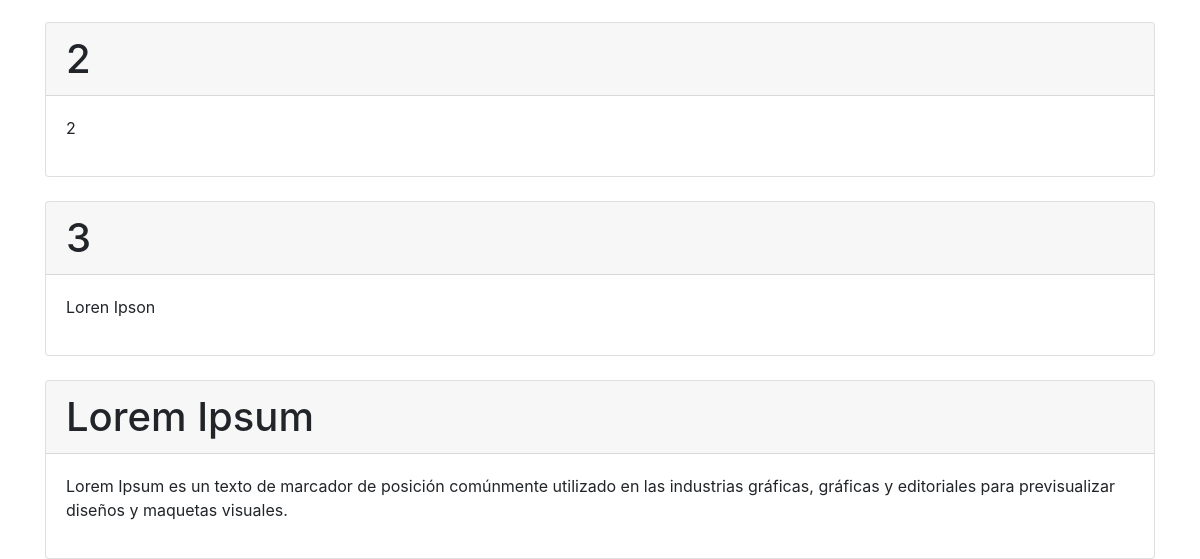
The app's page /Lab/lista_sintesis/ (lower part), older data.
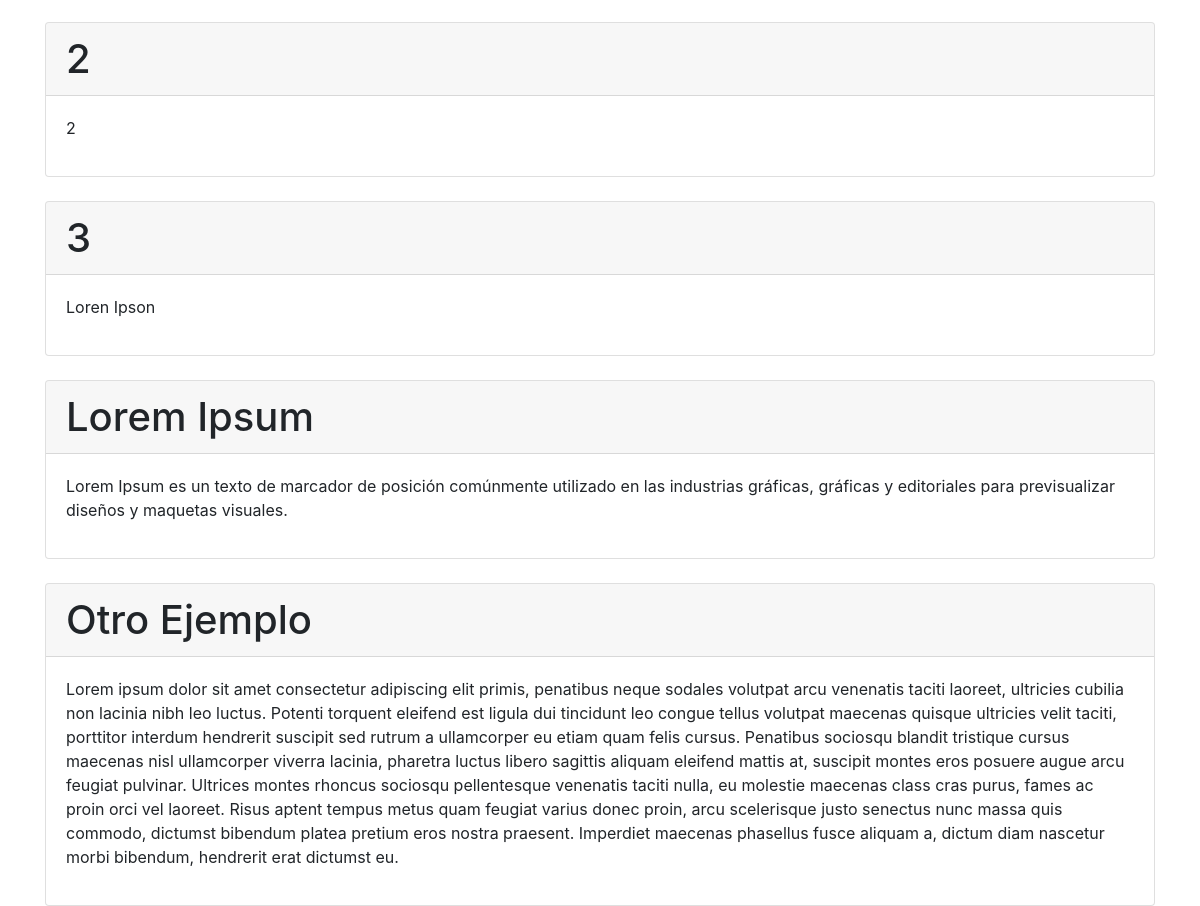
The same page, newer data.
### proyecto/models.py (models this page shows)
class proyecto(models.Model):
    id_proyecto = models.CharField(max_length = 5, primary_key = True)
    clase = models.CharField(max_length = 40)
    nombre_proyecto = models.CharField(max_length = 50)
    nombre_sin = models.CharField(max_length = 30)
    sintesis = models.TextField()
    porsentaje = models.IntegerField()

### proyecto/views.py (the view)
# urls.py: path('lista_sintesis/', lista_sintesis, name='lista_sin'),
def lista_sintesis(request):
    proyectos = proyecto.objects.all
    return render(request, 'lista_sin.html', {'proyectos':proyectos})

### templates/lista_sin.html (shortened to what this page needs)
<!DOCTYPE html>
<html lang="en" dir="ltr">
  <head>
    {% load staticfiles %}
  </head>
  <body>
    {% include "menu/menu_inicio.html" %}
    <div class="container wrapper contenido ">
      {% for proyecto in proyectos %}
        {% if proyecto.nombre_sin != 'na' %}
          <div class="mt-4">
            <div class="card">
              <h1 class="card-header">{{proyecto.nombre_sin}}</h1>
              <div class="card-body">
                <p>{{proyecto.sintesis}}</p>
              </div>
            </div>
          </div>
        {% endif %}
      {% endfor %}
    </div>
  </body>
</html>

### templates/menu/menu_inicio.html (shortened to what this page needs)
<!DOCTYPE html>
<html lang="en" dir="ltr">
  <head>
    {% load staticfiles %}
    <link rel="stylesheet" href="https://stackpath.bootstrapcdn.com/bootstrap/4.3.1/css/bootstrap.min.css">
    <link rel="stylesheet" type="text/css" href="{% static 'css/menu.css' %}">
  </head>
  <body>
  </body>
</html>

Row changes from the older to the newer data that the page shows:
added proyecto: nombre_sin "Otro Ejemplo", sintesis "Lorem ipsum dolor sit amet consectetur adipiscing elit primis, penatibus neque sodales volutpat arcu venenatis taciti laoreet, ultricies cubilia non lacinia nibh leo luctus. Potenti torquent eleifend est ligula dui tincidunt leo congue tellus volutpat maecenas quisque ultricies velit taciti, porttitor interdum hendrerit suscipit sed rutrum a ullamcorper eu etiam quam felis cursus. Penatibus sociosqu blandit tristique cursus maecenas nisl ullamcorper viverra lacinia, pharetra luctus libero sagittis aliquam eleifend mattis at, suscipit montes eros posuere augue arcu feugiat pulvinar. Ultrices montes rhoncus sociosqu pellentesque venenatis taciti nulla, eu molestie maecenas class cras purus,…"
